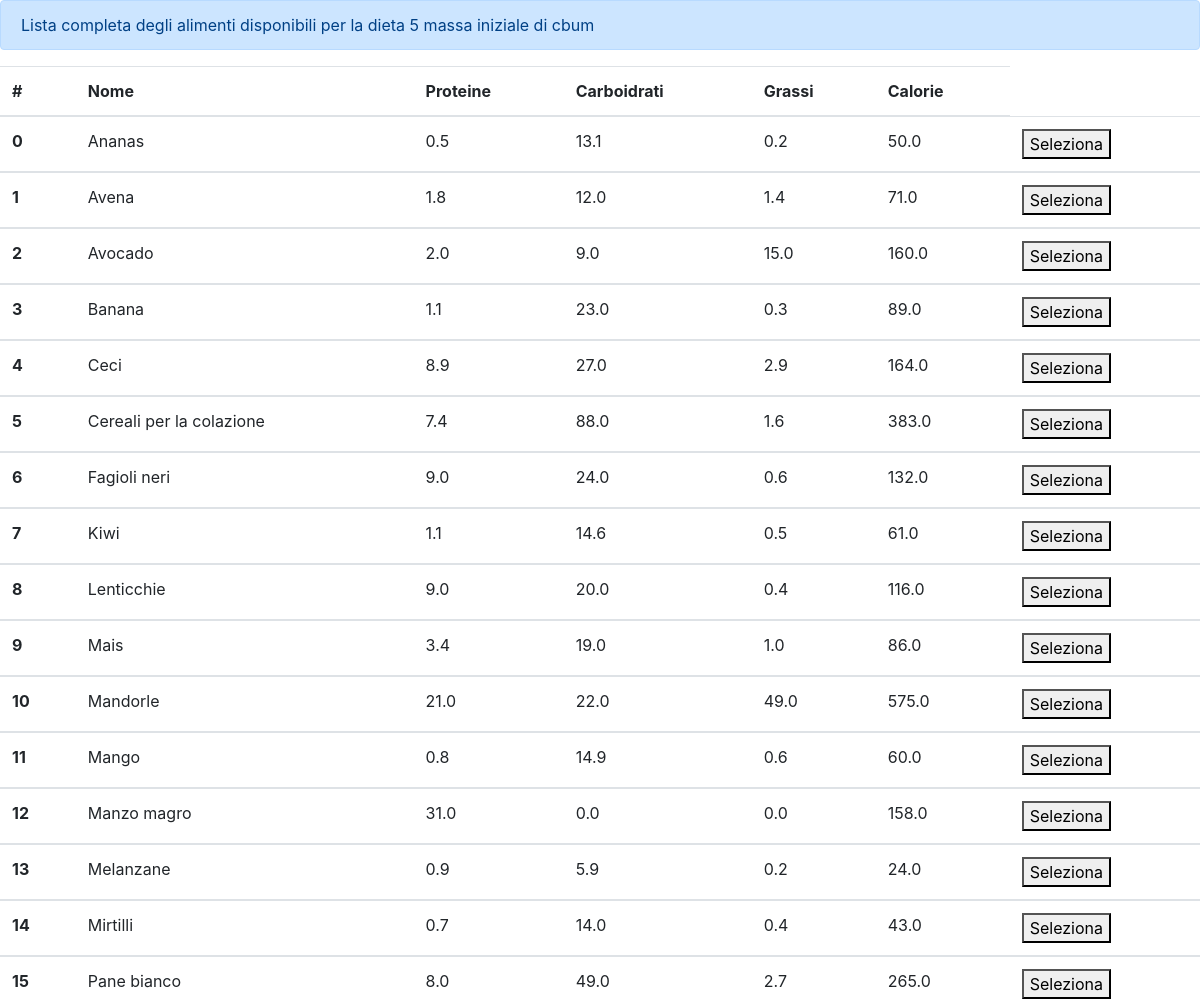
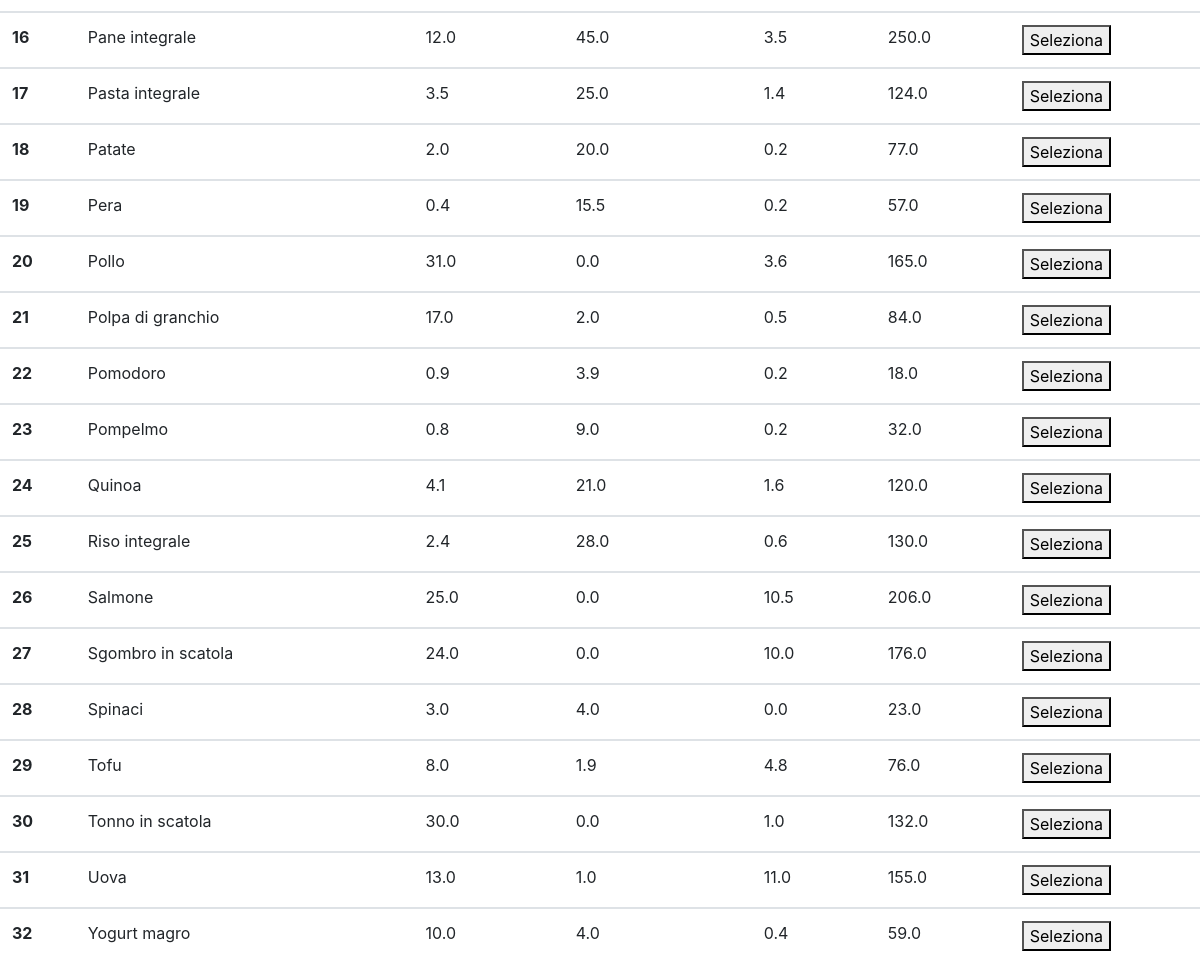
Page /diet/mostradettaglio/5/ on the committed database (2 pictures, top to bottom).
### Diet/models.py (models this page shows, shortened)
class Dieta(models.Model):
    my_user = models.ForeignKey('Users.MyUser', on_delete=models.CASCADE,db_column='my_user_id')
    tipologia = models.CharField(max_length=30)
    descrizione = models.CharField(max_length=300, blank=True)
    data_inizio = models.DateField(null=True, blank=True)
    data_fine = models.DateField(null=True, blank=True)

class Alimento(models.Model):
    nome = models.CharField(max_length=35, unique=True)
    proteine = models.FloatField(default=0)
    carboidrati = models.FloatField(default=0)
    grassi = models.FloatField(default=0)
    cal = models.FloatField(default=0)
    class Meta:
        verbose_name_plural = "Alimenti"
        ordering = ['nome']

### Users/models.py (models this page shows)
class MyUser(AbstractUser):
    sesso = models.CharField(max_length=10, choices=SESSO)
    peso = models.FloatField(blank=True, null=True)
    altezza = models.FloatField(blank=True, null=True)
    tipo_abbonamento = models.IntegerField(default=1)
    fine_abbonamento = models.DateField(blank=True, null=True)

### Diet/views.py (the view)
# urls.py: path('mostradettaglio/<pk>/', mostra_dettaglio_dieta, name="mostra_dettaglio"),
def mostra_dettaglio_dieta(request, pk):
    dieta = Dieta.objects.get(pk=pk)
    context = {
        'pk_dieta': pk,
        'alimenti': Alimento.objects.all(),
        'dieta': dieta
    }
    return render(request, template_name='Diet/lista_alimenti.html', context=context)

### Diet/templates/Diet/lista_alimenti.html (shortened to what this page needs)
{% extends 'base.html' %}
{% block content %}
    <div class="alert alert-primary" role="alert">
        Lista completa degli alimenti disponibili per la dieta {{ pk_dieta }} {{ dieta.tipologia }} di {{ dieta.my_user.username }}
    </div>
    <table class="table table-hover">
        <thead>
            <tr>
                <th scope="col">#</th>
                <th scope="col">Nome</th>
                <th scope="col">Proteine</th>
                <th scope="col">Carboidrati</th>
                <th scope="col">Grassi</th>
                <th scope="col">Calorie</th>
            </tr>
        </thead>
        {% for alimento in alimenti  %}
            <tbody>
                <tr>
                    <th scope="row">{{ forloop.counter0 }} </th>
                    <td> {{ alimento.nome}}</td>
                    <td> {{ alimento.proteine}}</td>
                    <td> {{ alimento.carboidrati }}</td>
                    <td> {{ alimento.grassi }}</td>
                    <td> {{ alimento.cal }}</td>
                    <td>
                        <form method="POST" action="{% url 'Diet:crea_dettaglio' pk_dieta alimento.pk%}">
                            <button type="submit">Seleziona</button>
                        </form>
                    </td>
                </tr>
            </tbody>
        {% endfor %}
    </table>
{%  endblock %}

### rows in the picture
Dieta: tipologia "massa iniziale", my_user.username "cbum"
Alimento: nome "Ananas", proteine "0.5", carboidrati "13.1", grassi "0.2", cal "50.0"
Alimento: nome "Avena", proteine "1.8", carboidrati "12.0", grassi "1.4", cal "71.0"
Alimento: nome "Avocado", proteine "2.0", carboidrati "9.0", grassi "15.0", cal "160.0"
Alimento: nome "Banana", proteine "1.1", carboidrati "23.0", grassi "0.3", cal "89.0"
Alimento: nome "Ceci", proteine "8.9", carboidrati "27.0", grassi "2.9", cal "164.0"
Alimento: nome "Cereali per la colazione", proteine "7.4", carboidrati "88.0", grassi "1.6", cal "383.0"
Alimento: nome "Fagioli neri", proteine "9.0", carboidrati "24.0", grassi "0.6", cal "132.0"
Alimento: nome "Kiwi", proteine "1.1", carboidrati "14.6", grassi "0.5", cal "61.0"
Alimento: nome "Lenticchie", proteine "9.0", carboidrati "20.0", grassi "0.4", cal "116.0"
Alimento: nome "Mais", proteine "3.4", carboidrati "19.0", grassi "1.0", cal "86.0"
Alimento: nome "Mandorle", proteine "21.0", carboidrati "22.0", grassi "49.0", cal "575.0"
Alimento: nome "Mango", proteine "0.8", carboidrati "14.9", grassi "0.6", cal "60.0"
Alimento: nome "Manzo magro", proteine "31.0", carboidrati "0.0", grassi "0.0", cal "158.0"
Alimento: nome "Melanzane", proteine "0.9", carboidrati "5.9", grassi "0.2", cal "24.0"
Alimento: nome "Mirtilli", proteine "0.7", carboidrati "14.0", grassi "0.4", cal "43.0"
Alimento: nome "Pane bianco", proteine "8.0", carboidrati "49.0", grassi "2.7", cal "265.0"
Alimento: nome "Pane integrale", proteine "12.0", carboidrati "45.0", grassi "3.5", cal "250.0"
Alimento: nome "Pasta integrale", proteine "3.5", carboidrati "25.0", grassi "1.4", cal "124.0"
Alimento: nome "Patate", proteine "2.0", carboidrati "20.0", grassi "0.2", cal "77.0"
Alimento: nome "Pera", proteine "0.4", carboidrati "15.5", grassi "0.2", cal "57.0"
Alimento: nome "Pollo", proteine "31.0", carboidrati "0.0", grassi "3.6", cal "165.0"
Alimento: nome "Polpa di granchio", proteine "17.0", carboidrati "2.0", grassi "0.5", cal "84.0"
Alimento: nome "Pomodoro", proteine "0.9", carboidrati "3.9", grassi "0.2", cal "18.0"
Alimento: nome "Pompelmo", proteine "0.8", carboidrati "9.0", grassi "0.2", cal "32.0"
Alimento: nome "Quinoa", proteine "4.1", carboidrati "21.0", grassi "1.6", cal "120.0"
Alimento: nome "Riso integrale", proteine "2.4", carboidrati "28.0", grassi "0.6", cal "130.0"
Alimento: nome "Salmone", proteine "25.0", carboidrati "0.0", grassi "10.5", cal "206.0"
Alimento: nome "Sgombro in scatola", proteine "24.0", carboidrati "0.0", grassi "10.0", cal "176.0"
Alimento: nome "Spinaci", proteine "3.0", carboidrati "4.0", grassi "0.0", cal "23.0"
Alimento: nome "Tofu", proteine "8.0", carboidrati "1.9", grassi "4.8", cal "76.0"
Alimento: nome "Tonno in scatola", proteine "30.0", carboidrati "0.0", grassi "1.0", cal "132.0"
Alimento: nome "Uova", proteine "13.0", carboidrati "1.0", grassi "11.0", cal "155.0"
Alimento: nome "Yogurt magro", proteine "10.0", carboidrati "4.0", grassi "0.4", cal "59.0"

### other values in the picture
{{ pk_dieta }} "5"
